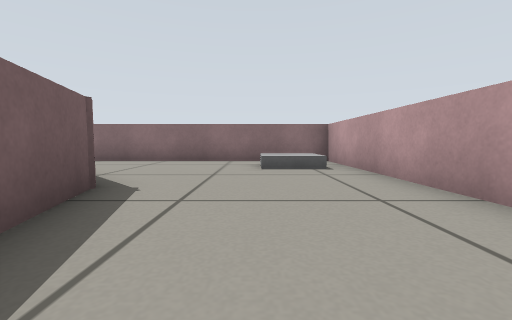
[1] (above)

13 first-person views from a walk through a Gazebo world. The camera is 0.29 m above the floor, tilts 4° down and sees 90° across. The floor is counted in squares, 0.5 m on a side. Each view is taken from the middle of a square. On the plan, view 1 faces up. The plan holds only what a view shows up to about 9 squares ahead; the rest is blank.

[2]
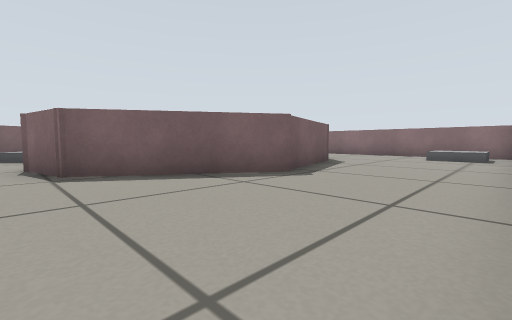

[3]
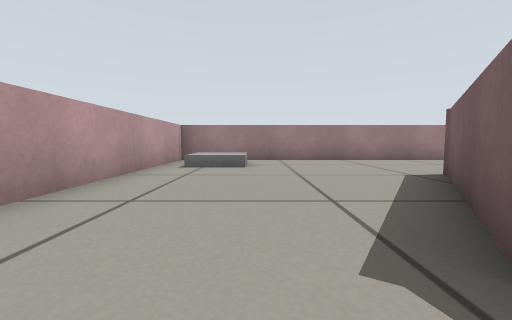

[4]
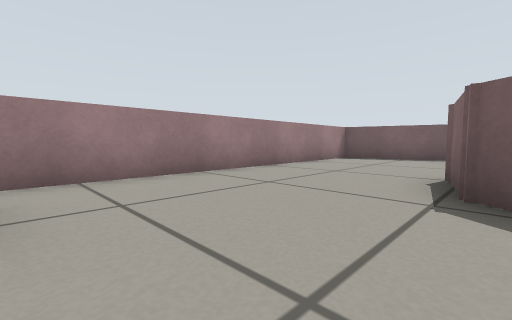

[5]
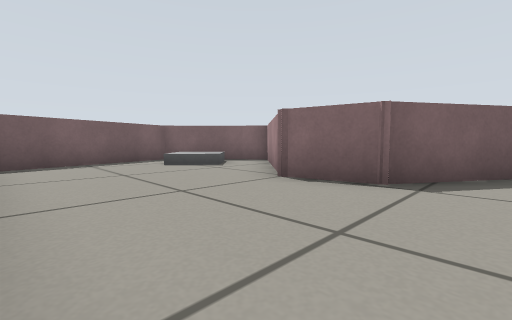

[6]
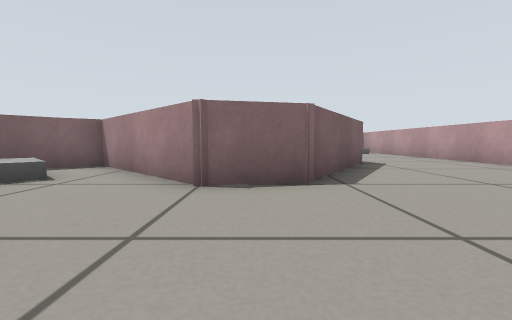

[7]
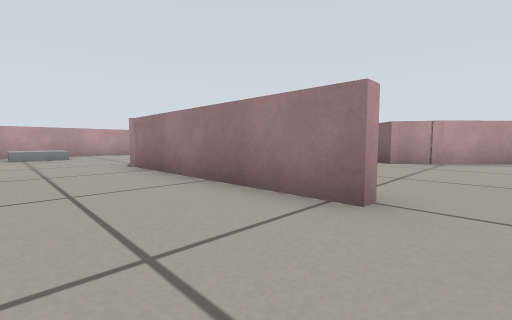

[8]
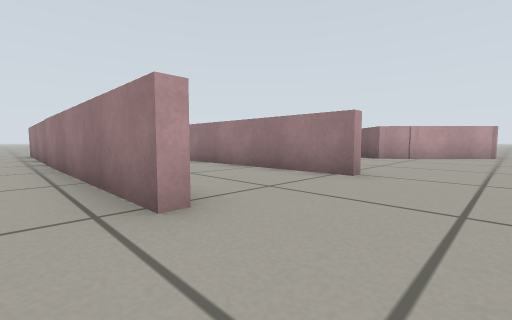

[9]
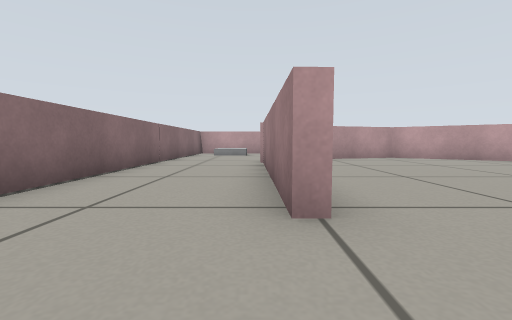

[10]
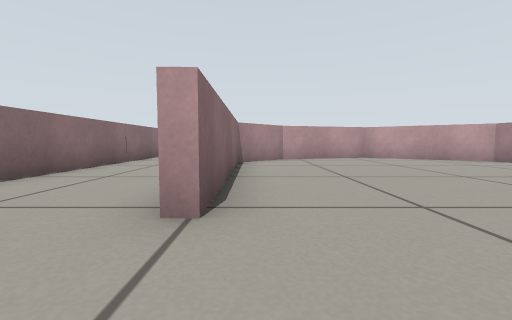

[11]
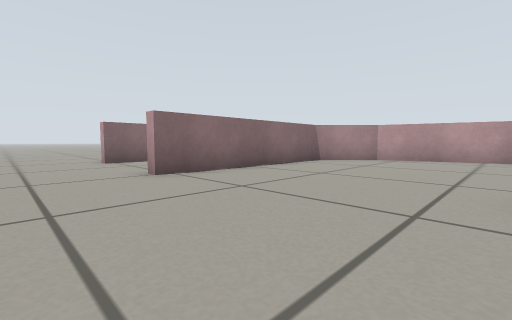

[12]
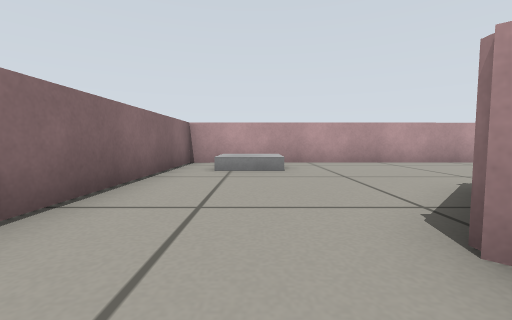

[13]
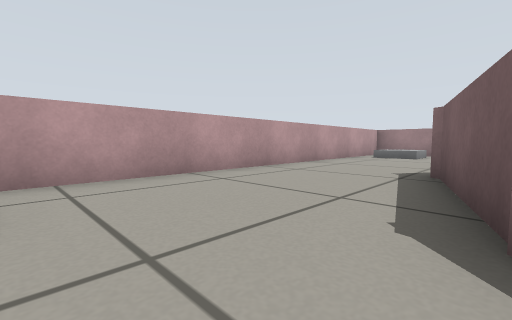

### Floor plan
Points are (right, up) in squares from view 1. A wall is a line through its corners. A room is listed if a view was taken in it or the views show most of it. See-through windows are left out.
Room 1 (views 1, 2, 3, 4, 5, 6, 7, 9, 10, 12, 13)
walls: (-2.1, 3.4) (-1.2, -0.1) (-3.2, -3.3) (-4.8, -3.6) (-7.7, -0.7) (-8.5, -1.3); (-8.4, -1.1) (-10.2, -3.1) (-9.1, -7.1); (-9.1, 4.4) (-9.1, 4.7) (-3.6, 4.8); (-8.4, -7.4) (2.4, -7.2) (2.2, 7.9) (-9.1, 7.9) (-9.1, 8.1)
ways out: opening at (-10.5, 8) to room 2; opening at (-10.5, 4) to room 3
objects: grey box (-9, -4) to (-8, -2); grey box (0, 6) to (1, 7); grey box (1, -6) to (1, -5)
Room 2 (view 8)
walls: (-9.1, 8.1) (0.9, 8.3)
ways out: opening at (-10.5, 8) to room 1
Room 3 (view 11)
walls: (-8.8, -1.1) (-7.7, -0.4) (-7.2, -0.9); (-3.9, -3.2) (-3.4, -3.1) (-1.9, -0.7); (-10.7, -3.1) (-8.5, -0.8); (-1.5, 0) (-2.3, 3.1) (-3.8, 4.5) (-9.1, 4.4)
ways out: opening at (-10.5, 4) to room 1; opening at (-11, -3)

Where each view was taken, in squares from view 1:
view 1: 0 up, 0 right, facing up
view 2: 4 down, 2 right, facing up-left
view 3: 1 up, 0 right, facing down
view 4: 3 down, 0 right, facing down-left
view 5: 7 down, 2 left, facing up-left
view 6: 7 down, 4 left, facing up
view 7: 7 up, 10 left, facing down-right
view 8: 9 up, 11 left, facing down-right
view 9: 5 up, 11 left, facing right
view 10: 4 up, 11 left, facing right
view 11: 0 up, 11 left, facing up-right
view 12: 6 up, 5 left, facing right
view 13: 5 up, 2 left, facing down-right
